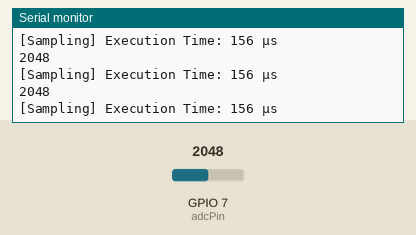
Recording of a sketch running on a simulated ESP32. Parts: the last lines printed to the serial monitor. The test bench sets the inputs (shaded band); at power-on: GPIO 7 (adcPin) = 2048.

Above: at 1.2 s.
1.3 s: GPIO 7 (adcPin) set to 2866
At 2.0 s:
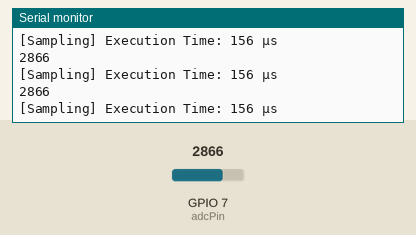
2.8 s: GPIO 7 (adcPin) set to 3603
At 3.9 s:
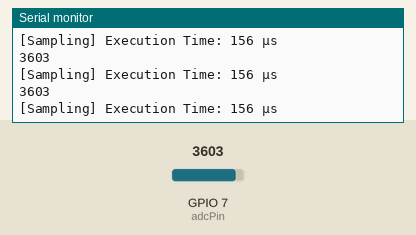
Timing chart, 0 to 4.5 s (numbered marks = the images above; inputs shaded):
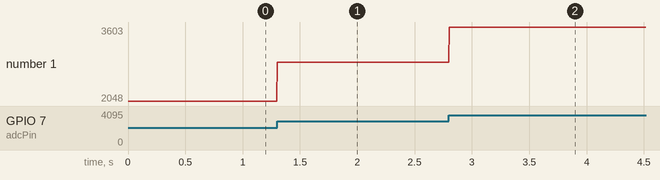

The sketch:

Oversample.ino
```cpp
/*
 * The commented code is the oversampling code with theoretically no added delays
 * The uncommented code is the same as the commented one, but adding FreeRTOS for managing the sampling and performance evaluation Tasks
 */

/*
#include <Arduino.h>

const int adcPin = 7; // ADC input pin

void setup()
{
    Serial.begin(115200);
}

void loop()
{
    int sample = analogRead(adcPin);
    Serial.println(sample);
}*/

#include <Arduino.h>

const int adcPin = 7; // ADC input pin

TaskHandle_t MonitorTaskHandle = NULL;

void SamplingTask(void *parameter);
void MonitorTask(void *parameter);

void setup()
{
    Serial.begin(115200);
    Serial.println("Starting Basic ADC Sampling with FreeRTOS...");

    xTaskCreatePinnedToCore(SamplingTask, "SamplingTask", 4096, NULL, 1, NULL, 0);
    xTaskCreatePinnedToCore(MonitorTask, "MonitorTask", 4096, NULL, 1, &MonitorTaskHandle, 1);
}

void SamplingTask(void *parameter)
{
    while (1)
    {
        uint32_t startTime = micros();

        int sample = analogRead(adcPin);
        Serial.println(sample);

        uint32_t elapsedTime = micros() - startTime;

        Serial.print("[Sampling] Execution Time: ");
        Serial.print(elapsedTime);
        Serial.println(" µs");

        // Prevent watchdog reset - happening without this instructions on average once per second by resetting the device
        vTaskDelay(1);
    }
}

void MonitorTask(void *parameter)
{
    while (1)
    {
        UBaseType_t uxHighWaterMark = uxTaskGetStackHighWaterMark(NULL);
        uint32_t freeHeap = esp_get_free_heap_size();

        Serial.println("------ Performance Metrics ------");
        Serial.print("Free Heap Memory: ");
        Serial.print(freeHeap);
        Serial.println(" bytes");

        Serial.print("Task Stack High Water Mark: ");
        Serial.println(uxHighWaterMark);

        vTaskDelay(2000 / portTICK_PERIOD_MS);  // Monitor every 2s
    }
}

void loop() {
    // Nothing here
}
```

Measured:
- after the input at 1.3 s, the serial monitor: prints a new line at once (image 1)
- after the input at 2.8 s, the serial monitor: prints a new line at once (image 2)
- plotted number 1: 2048 → 2866 after the input at 1.3 s, 2866 → 3603 after the input at 2.8 s
